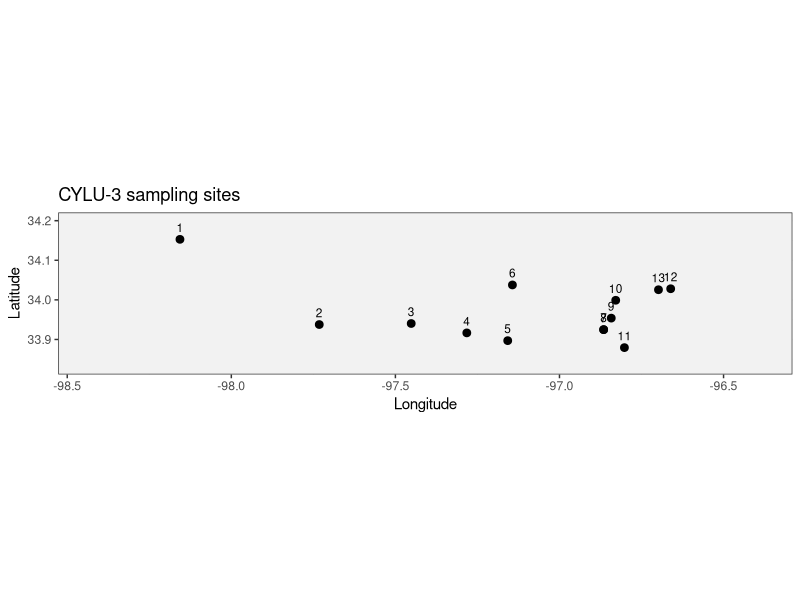
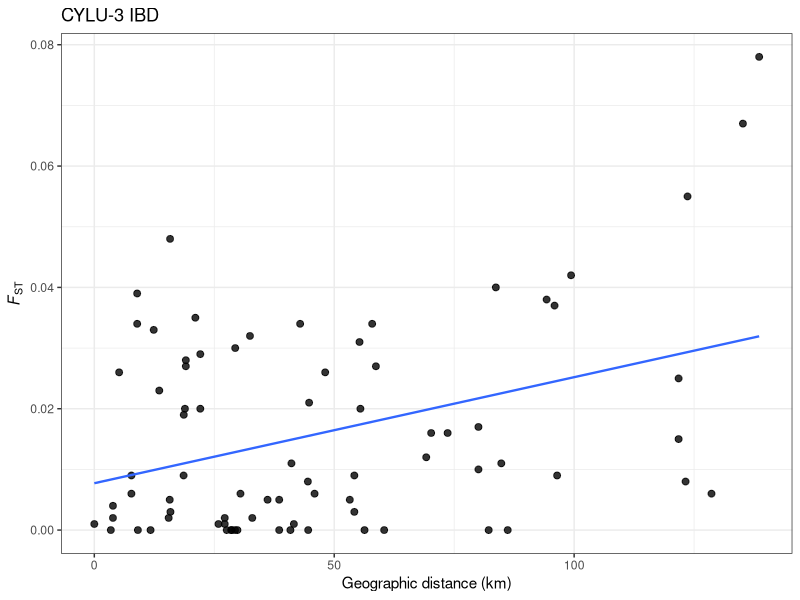

Here is the R script that generated these plots, in order: (Note: this script raises an error after producing the figures.)
# -----------------------------
# CYLU-3 | Red shiner
# Cyprinella lutrensis
# Franssen 2012, Freshwater Biology 57:155-165
# Lake Texoma reservoir-altered stream network
# -----------------------------

# Workflow notes:
# - Site coordinates are taken directly from Table 1.
# - Pairwise FST values are taken directly from Table 3.
# - Negative FST values are set to 0, per workflow.
# - The two Brier Creek Cove collections (2008 and 2009) are treated as
#   separate samples because they are reported separately in Table 3.
# - Coordinates dataframe contains only: site, lat, lon.

suppressPackageStartupMessages({
  library(ggplot2)
  library(dplyr)
  library(tibble)
  library(geosphere)
  library(maps)
})

# -----------------------------
# 1) site coordinates
# Table 1 from Franssen (2012)
# site numbers here match the FST matrix order below
# -----------------------------

site_lookup <- tibble(
  site = 1:13,
  sample_name = c(
    "Whiskey Creek",
    "Red River",
    "Coffee Pot Creek",
    "Walnut Bayou Creek",
    "Bills Creek",
    "Hickory Creek",
    "Brier Creek Cove 2008",
    "Brier Creek Cove 2009",
    "Brier Creek Station 6",
    "Brier Creek Station 5",
    "Biostation Shore",
    "Glasses Creek Cove",
    "Little Glasses Creek"
  ),
  lat = c(
    34.1529,
    33.9377,
    33.9403,
    33.9166,
    33.8970,
    34.0377,
    33.9248,
    33.9248,
    33.9539,
    33.9990,
    33.8794,
    34.0281,
    34.0256
  ),
  lon = c(
    -98.1565,
    -97.7320,
    -97.4518,
    -97.2824,
    -97.1577,
    -97.1434,
    -96.8654,
    -96.8654,
    -96.8422,
    -96.8286,
    -96.8021,
    -96.6611,
    -96.6983
  )
)

CYLU_3_coords <- site_lookup %>%
  select(site, lat, lon)

# -----------------------------
# 2) pairwise FST matrix
# Table 3 from Franssen (2012)
# lower triangle entered row-by-row in site order above
# -----------------------------

lower_vals <- list(
  c(),
  c(0.006),
  c(0.012, 0.001),
  c(0.011, 0.001, 0.003),
  c(0.009, 0.005, -0.008, 0.000),
  c(0.038, 0.020, 0.006, 0.009, 0.005),
  c(0.025, 0.010, 0.009, -0.001, 0.002, -0.003),
  c(0.015, 0.017, 0.003, 0.005, 0.001, -0.001, 0.001),
  c(0.008, 0.000, -0.016, -0.002, -0.013, -0.006, 0.002, 0.004),
  c(0.055, 0.040, 0.034, 0.034, 0.032, 0.030, 0.039, 0.034, 0.026),
  c(0.006, -0.006, -0.008, -0.001, 0.002, 0.005, 0.009, 0.006, -0.016, 0.023),
  c(0.078, 0.042, 0.016, 0.027, 0.026, 0.008, 0.020, 0.029, 0.019, 0.048, 0.035),
  c(0.067, 0.037, 0.016, 0.031, 0.021, 0.011, 0.027, 0.028, 0.002, 0.033, 0.020, -0.001)
)

n_sites <- nrow(CYLU_3_coords)
fst <- matrix(0, n_sites, n_sites)
rownames(fst) <- CYLU_3_coords$site
colnames(fst) <- CYLU_3_coords$site

for (i in seq_len(n_sites)) {
  if (length(lower_vals[[i]]) > 0) {
    fst[i, seq_len(i - 1)] <- lower_vals[[i]]
  }
}

fst <- fst + t(fst)
diag(fst) <- 0
fst[fst < 0] <- 0

CYLU_3_fst <- fst

# -----------------------------
# 3) quick checks
# -----------------------------

stopifnot(
  nrow(CYLU_3_fst) == nrow(CYLU_3_coords),
  all(rownames(CYLU_3_fst) == CYLU_3_coords$site),
  all(colnames(CYLU_3_fst) == CYLU_3_coords$site),
  all(CYLU_3_fst == t(CYLU_3_fst)),
  all(diag(CYLU_3_fst) == 0),
  !any(is.na(CYLU_3_fst))
)

# -----------------------------
# 4) map plot (US + Canada context; zoom to points)
# not saved, just plotted in RStudio
# -----------------------------

world_map <- map_data("world") %>%
  filter(region %in% c("USA", "Canada"))

x_pad <- diff(range(CYLU_3_coords$lon)) * 0.18
y_pad <- diff(range(CYLU_3_coords$lat)) * 0.18
if (x_pad == 0) x_pad <- 0.5
if (y_pad == 0) y_pad <- 0.5

p_map <- ggplot() +
  geom_polygon(
    data = world_map,
    aes(x = long, y = lat, group = group),
    fill = "grey95", color = "grey70", linewidth = 0.2
  ) +
  geom_point(
    data = CYLU_3_coords,
    aes(x = lon, y = lat),
    size = 2.3
  ) +
  geom_text(
    data = CYLU_3_coords,
    aes(x = lon, y = lat, label = site),
    nudge_y = 0.03,
    size = 3
  ) +
  coord_quickmap(
    xlim = c(min(CYLU_3_coords$lon) - x_pad, max(CYLU_3_coords$lon) + x_pad),
    ylim = c(min(CYLU_3_coords$lat) - y_pad, max(CYLU_3_coords$lat) + y_pad)
  ) +
  theme_bw() +
  labs(x = "Longitude", y = "Latitude", title = "CYLU-3 sampling sites")

print(p_map)

# -----------------------------
# 5) IBD plot
# using geographic distance among site coordinates
# not saved, just plotted in RStudio
# -----------------------------

geo_dist_km <- geosphere::distm(
  x = CYLU_3_coords[, c("lon", "lat")],
  fun = geosphere::distHaversine
) / 1000

ibd_df <- tibble(
  site1 = row(CYLU_3_fst)[lower.tri(CYLU_3_fst)],
  site2 = col(CYLU_3_fst)[lower.tri(CYLU_3_fst)],
  fst = CYLU_3_fst[lower.tri(CYLU_3_fst)],
  geo_km = geo_dist_km[lower.tri(geo_dist_km)]
)

p_ibd <- ggplot(ibd_df, aes(x = geo_km, y = fst)) +
  geom_point(size = 2, alpha = 0.8) +
  geom_smooth(method = "lm", se = FALSE, linewidth = 0.8) +
  theme_bw() +
  labs(
    x = "Geographic distance (km)",
    y = expression(italic(F)[ST]),
    title = "CYLU-3 IBD"
  )

print(p_ibd)

# -----------------------------
# 6) save objects
# -----------------------------

out_dir <- "/Users/johnmccall/Library/CloudStorage/OneDrive-TheOhioStateUniversity/Spring_2026/Landgen_DGS/DGS-Patterns-of-Fish-Diversity/DGS-Patterns-of-Fish-Diversity/Objective 2/Data/CYLU-3/data"
dir.create(out_dir, recursive = TRUE, showWarnings = FALSE)

save(
  CYLU_3_fst,
  CYLU_3_coords,
  file = file.path(out_dir, "CYLU-3.RData")
)
